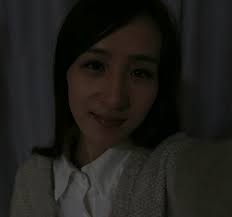
#> input picture images/robert.jpg, 232 x 217 px, found by its file name
$ python Robert.py
#> lines starting #> are read from the running program, lines starting #| are printed output that depends on the picture
import cv2
import numpy as np
import matplotlib.pyplot as plt

def apply_roberts_operator(input_path):
    # Đọc ảnh từ đường dẫn
#> called with input_path = 'images/robert.jpg'
    image = cv2.imread(input_path, cv2.IMREAD_GRAYSCALE)
#> image: shape (217, 232); min 0, max 92, mean 29.5

    # Tạo kernel cho phép toán Roberts
    kernel_x = np.array([[1, 0], [0, -1]], dtype=np.float32)
    kernel_y = np.array([[0, 1], [-1, 0]], dtype=np.float32)

    # Áp dụng phép toán Roberts
    roberts_x = cv2.filter2D(image, -1, kernel_x)
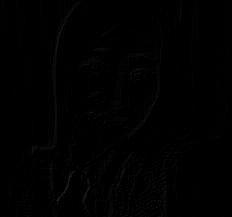
#> roberts_x: shape (217, 232); min 0, max 47, mean 0.9
    roberts_y = cv2.filter2D(image, -1, kernel_y)

    # Tính toán độ lớn của đạo hàm
    roberts_magnitude = np.sqrt(np.square(roberts_x) + np.square(roberts_y))
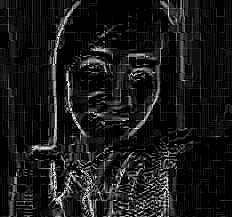
#> roberts_magnitude: shape (217, 232) float16; min 0, max 15.81, mean 1.55; drawn with min black and max white

    # Hiển thị ảnh gốc và kết quả
    plt.figure(figsize=(12, 4))

    plt.subplot(1, 4, 1)
    plt.imshow(image, cmap='gray')
    plt.title('Original Image')

    plt.subplot(1, 4, 2)
    plt.imshow(roberts_x, cmap='gray')
    plt.title('Roberts X')

    plt.subplot(1, 4, 3)
    plt.imshow(roberts_y, cmap='gray')
    plt.title('Roberts Y')

    plt.subplot(1, 4, 4)
    plt.imshow(roberts_magnitude, cmap='gray')
    plt.title('Roberts Magnitude')

    plt.show()
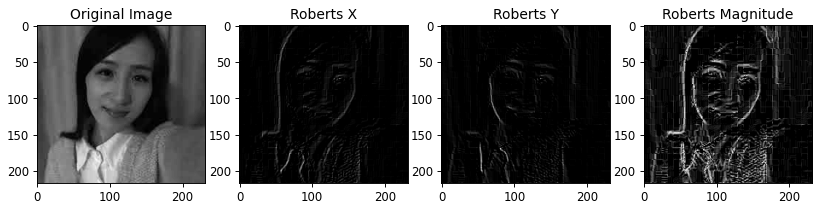
#> figure drawn by matplotlib, 4 panels

if __name__ == "__main__":
    input_image_path = 'images/robert.jpg'
    apply_roberts_operator(input_image_path)
